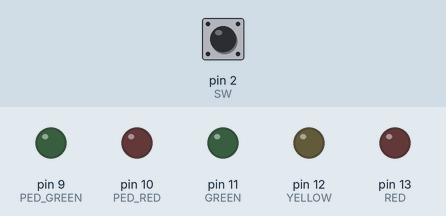
This sketch was run on a simulated Arduino Uno, built with avr-gcc and run on an emulated ATmega328P. On the bench: output pins drawn as LEDs (lit = HIGH). The inputs (shaded band) are chosen by the test bench; at power-on: pin 2 (SW) HIGH.

Above: at 1.2 s.
1.3 s: pin 2 (SW) pulled LOW for 0.15 s
At 1.37 s:
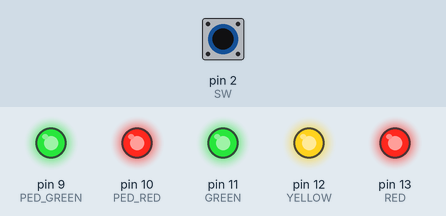
2.9 s: pin 2 (SW) pulled LOW for 3.2 s
At 7.3 s:
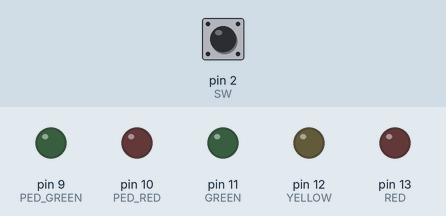
Timing chart, 0 to 8.8 s (numbered marks = the images above; inputs shaded):
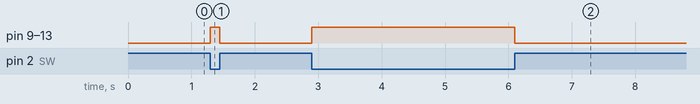

The sketch:

41-switch_multiple_leds.ino
```cpp
// pushbutton switch using internal pullup resistor to light multiple LEDs at
// the same time

const int RED = 13;
const int YELLOW = 12;
const int GREEN = 11;
const int PED_RED = 10;
const int PED_GREEN = 9;
const int SW = 2;

int buttonState = 0;

void setup() {
  pinMode(RED, OUTPUT);
  pinMode(YELLOW, OUTPUT);
  pinMode(GREEN, OUTPUT);
  pinMode(PED_RED, OUTPUT);
  pinMode(PED_GREEN, OUTPUT);
  pinMode(SW, INPUT_PULLUP);
}

void loop() {
  buttonState = digitalRead(SW);

  if (buttonState == HIGH) {
    digitalWrite(RED, LOW);
    digitalWrite(YELLOW, LOW);
    digitalWrite(GREEN, LOW);
    digitalWrite(PED_RED, LOW);
    digitalWrite(PED_GREEN, LOW);
  }
  else {
    digitalWrite(RED, HIGH);
    digitalWrite(YELLOW, HIGH);
    digitalWrite(GREEN, HIGH);
    digitalWrite(PED_RED, HIGH);
    digitalWrite(PED_GREEN, HIGH);
  }
}
```

Measured:
- after the input at 1.3 s, pin 9 (PED_GREEN), pin 10 (PED_RED), pin 11 (GREEN), pin 12 (YELLOW), pin 13 (RED): LOW → HIGH at once, → LOW 0.15 s later
- after the input at 2.9 s, pin 9 (PED_GREEN), pin 10 (PED_RED), pin 11 (GREEN), pin 12 (YELLOW), pin 13 (RED): LOW → HIGH at once, → LOW 3.2 s later
